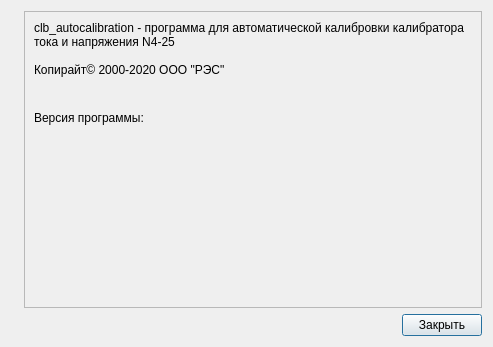
<?xml version="1.0" encoding="UTF-8"?>
<ui version="4.0">
 <class>about_dialog</class>
 <widget class="QDialog" name="about_dialog">
  <property name="geometry">
   <rect>
    <x>0</x>
    <y>0</y>
    <width>493</width>
    <height>347</height>
   </rect>
  </property>
  <property name="sizePolicy">
   <sizepolicy hsizetype="Preferred" vsizetype="Preferred">
    <horstretch>0</horstretch>
    <verstretch>0</verstretch>
   </sizepolicy>
  </property>
  <property name="minimumSize">
   <size>
    <width>0</width>
    <height>0</height>
   </size>
  </property>
  <property name="maximumSize">
   <size>
    <width>99999</width>
    <height>99999</height>
   </size>
  </property>
  <property name="windowTitle">
   <string>О программе clb_autocalibration</string>
  </property>
  <property name="windowIcon">
   <iconset resource="../../irspy/qt/resources/icons.qrc">
    <normaloff>:/icons/icons/graph_2.png</normaloff>:/icons/icons/graph_2.png</iconset>
  </property>
  <layout class="QHBoxLayout" name="horizontalLayout_2">
   <item>
    <widget class="QLabel" name="label">
     <property name="sizePolicy">
      <sizepolicy hsizetype="Minimum" vsizetype="Minimum">
       <horstretch>0</horstretch>
       <verstretch>0</verstretch>
      </sizepolicy>
     </property>
     <property name="text">
      <string/>
     </property>
     <property name="pixmap">
      <pixmap resource="../../irspy/qt/resources/icons.qrc">:/images/images/just_for_fun.png</pixmap>
     </property>
    </widget>
   </item>
   <item>
    <layout class="QVBoxLayout" name="verticalLayout">
     <item>
      <widget class="QFrame" name="frame">
       <property name="sizePolicy">
        <sizepolicy hsizetype="Preferred" vsizetype="Expanding">
         <horstretch>0</horstretch>
         <verstretch>0</verstretch>
        </sizepolicy>
       </property>
       <property name="frameShape">
        <enum>QFrame::StyledPanel</enum>
       </property>
       <property name="frameShadow">
        <enum>QFrame::Plain</enum>
       </property>
       <layout class="QGridLayout" name="gridLayout">
        <item row="0" column="0">
         <widget class="QLabel" name="label_2">
          <property name="sizePolicy">
           <sizepolicy hsizetype="Expanding" vsizetype="Preferred">
            <horstretch>0</horstretch>
            <verstretch>0</verstretch>
           </sizepolicy>
          </property>
          <property name="text">
           <string>clb_autocalibration - программа для автоматической калибровки калибратора тока и напряжения N4-25

Копирайт© 2000-2020 ООО &quot;РЭС&quot;

</string>
          </property>
          <property name="alignment">
           <set>Qt::AlignLeading|Qt::AlignLeft|Qt::AlignTop</set>
          </property>
          <property name="wordWrap">
           <bool>true</bool>
          </property>
         </widget>
        </item>
        <item row="1" column="0">
         <widget class="QLabel" name="version_label">
          <property name="sizePolicy">
           <sizepolicy hsizetype="Preferred" vsizetype="Expanding">
            <horstretch>0</horstretch>
            <verstretch>0</verstretch>
           </sizepolicy>
          </property>
          <property name="text">
           <string>Версия программы: </string>
          </property>
          <property name="alignment">
           <set>Qt::AlignLeading|Qt::AlignLeft|Qt::AlignTop</set>
          </property>
         </widget>
        </item>
       </layout>
      </widget>
     </item>
     <item>
      <layout class="QHBoxLayout" name="horizontalLayout">
       <item>
        <spacer name="horizontalSpacer">
         <property name="orientation">
          <enum>Qt::Horizontal</enum>
         </property>
         <property name="sizeHint" stdset="0">
          <size>
           <width>40</width>
           <height>20</height>
          </size>
         </property>
        </spacer>
       </item>
       <item>
        <widget class="QPushButton" name="close_button">
         <property name="text">
          <string>Закрыть</string>
         </property>
        </widget>
       </item>
      </layout>
     </item>
    </layout>
   </item>
  </layout>
 </widget>
 <resources>
  <include location="../../irspy/qt/resources/icons.qrc"/>
  <include location="../resources/icons.qrc"/>
 </resources>
 <connections/>
</ui>
